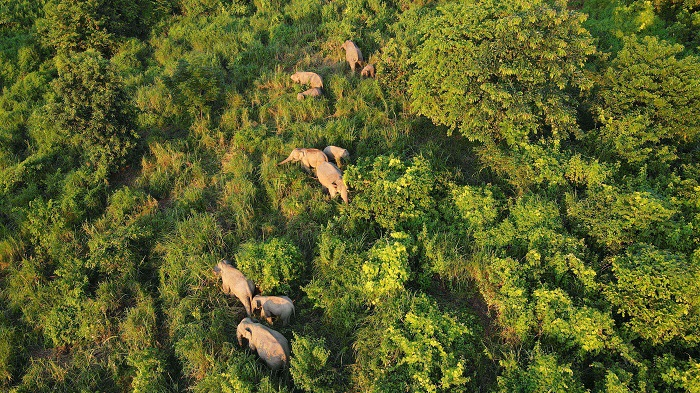
#> input picture assets/img/Elephant Movements in Project Areas/DJI_0726. (15)JPG.jpg, 700 x 393 px; its folder holds 4 pictures in this run
$ python compress_image.py   (older library calls are emulated)
#> lines starting #> are read from the running program, lines starting #| are printed output that depends on the picture
from PIL import Image
import os

path = ""
resize_ratio = 0.5  # where 0.5 is half size, 2 is double size

def resize_aspect_fit():
    dirs = os.listdir()
    for item in dirs:
        if item == 'compress_image.py':
            continue
        if os.path.isfile(path+item):
            image = Image.open(path+item)
#> image is the input picture: PIL image 700x393 RGB; mean R, G, B 90.6, 96.8, 41.6
            file_path, extension = os.path.splitext(path+item)

            new_image_height = int(image.size[0] / (1/resize_ratio))
#> new_image_height = 350
            new_image_length = int(image.size[1] / (1/resize_ratio))
#> new_image_length = 196

            image = image.resize((new_image_height, new_image_length), Image.ANTIALIAS)
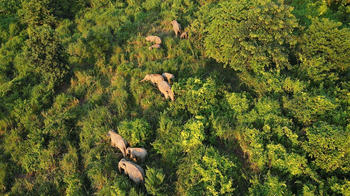
#> image: PIL image 350x196 RGB; mean R, G, B 90.6, 96.8, 41.7
#> pass 3 of the loop in resize_aspect_fit, `for item in dirs:`:
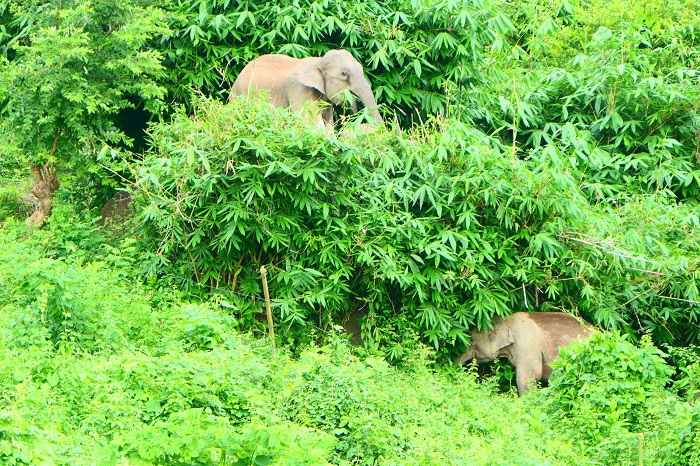
#> input picture assets/img/Elephant Movements in Project Areas/P1490535.JPG, 700 x 466 px
#> in resize_aspect_fit, image is the input picture: PIL image 700x466 RGB; mean R, G, B 115.7, 183.2, 80.1
#> in resize_aspect_fit, `image = image.resize((new_image_height, new_image_length), Image.ANTIA..`:
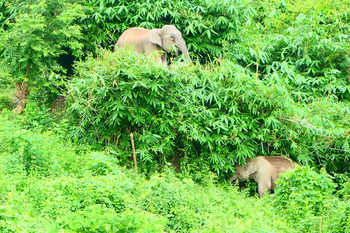
#> image: PIL image 350x233 RGB; mean R, G, B 115.8, 183, 80.1
#> the loop made 5 passes; the first 3 are shown
            image.save(file_path + "_small" + extension, 'JPEG', quality=90)


resize_aspect_fit()
